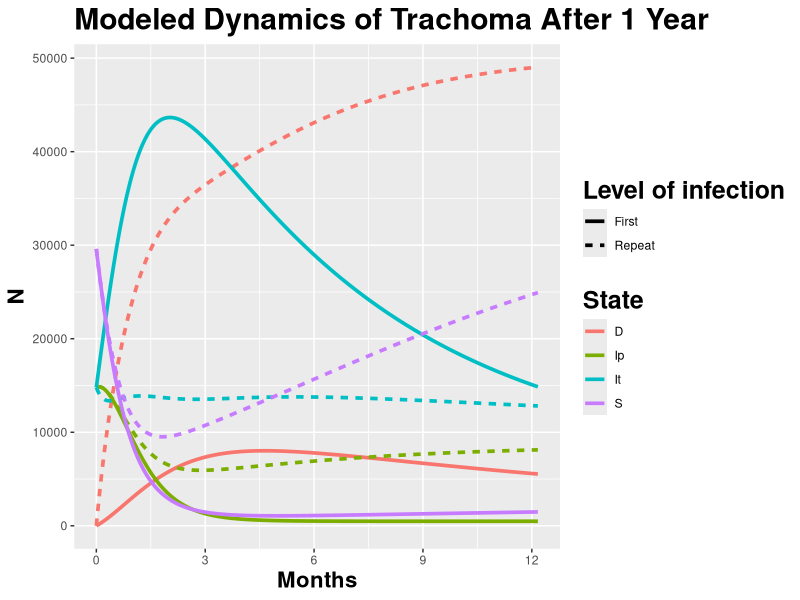
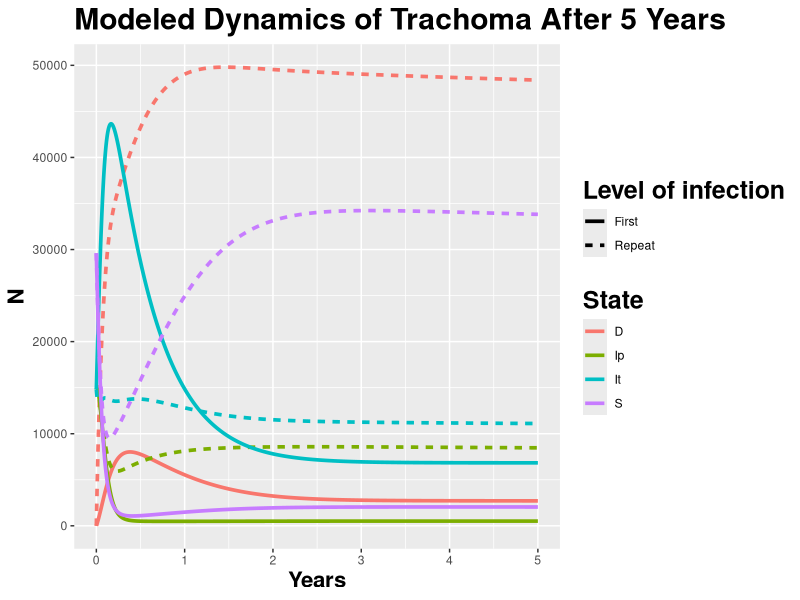
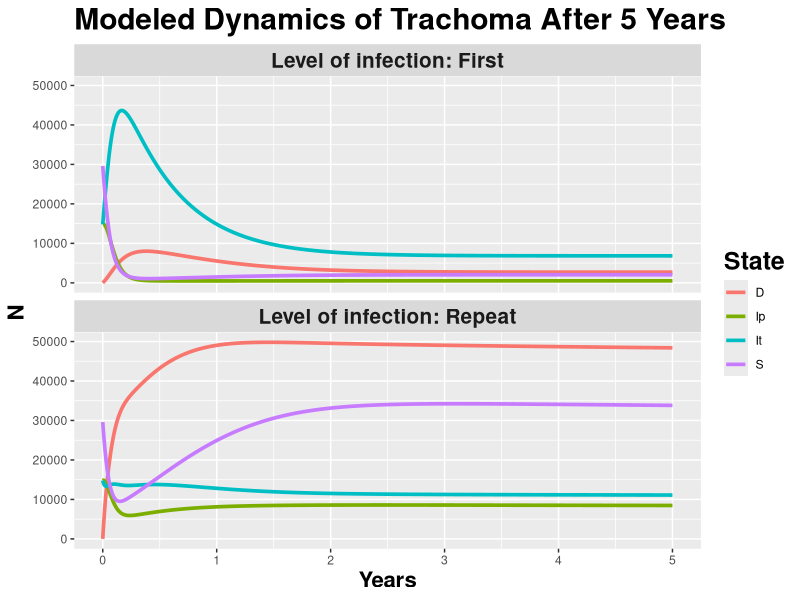
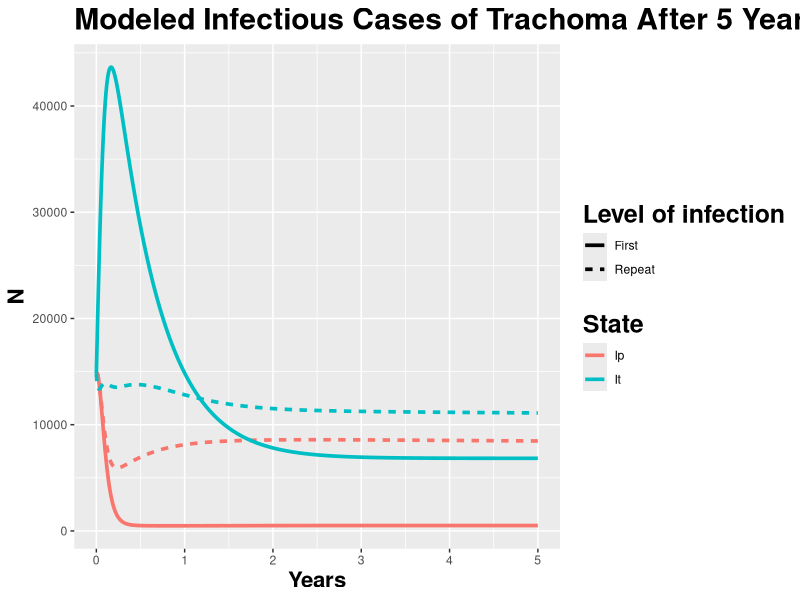

Write the R code that produced these figures, in order.
### Trachoma Project ####
######################################################################
## Section 1: Creating a function to describe the behavior of an ODE
######################################################################

rm(list=ls())                   # Clear all variables and functions
library(deSolve)                # Load library to be used for numerical integration
library(tidyverse)
library(data.table)
library(stringr)
library(lubridate)

#S1 = susceptible 
#Ip1 = Infectious TF/TI negative
#It1 = Infectious TF/TI positive
#D1 = No longer infectious
#Si = Susceptible but previously infected
#Ipi = Infectious TF/TI negative (previously infected)
#Iti = Infectious TF/TI positive (previously infected)
#Di = No long infectious (previously infected)

##-- Model 1: SIID model--##
##
## siid() 
siid <- function(t, y, parms){
  with(c(as.list(y), parms),{
    
    N <- S1 + Ip1 + It1 + D1 + Si + Ipi + Iti + Di
    lambda <- beta*(Ip1 + It1 + Ipi + Iti)/N
    
    dS1dt <- b - (lambda + mu + theta)*S1
    dIp1dt <- lambda*S1 - (alpha + mu + theta)*Ip1
    dIt1dt <- alpha*Ip1 - (gamma1 + mu + theta)*It1
    dD1dt <- gamma1*It1 - (omega1 + lambda*sigma + mu + theta)*D1
    
    dSidt <- omega1*D1 + omegai*Di - (lambda + mu + theta)*Si
    dIpidt <- lambda*Si - (alpha + mu + theta)*Ipi
    dItidt <- alpha*Ipi + (lambda*sigma)*D1 + (lambda*sigma)*Di - (gammai + mu + theta)*Iti 
    dDidt <- gammai*Iti - (omegai + mu + theta + lambda*sigma)*Di
    
    list(c(dS1dt, dIp1dt, dIt1dt, dD1dt, 
           dSidt, dIpidt, dItidt, dDidt))
  })
}



##Parameters
## function for infectivity with repeated infections

omega =  rep (0, 100)	## rate of leaving IA (weeks)- functional form

nun = 1/((7.7*7)/log(2)) ####2.71*30## pars that go into the function for recovery

nu0 = 0.0033 #####1.09*30 ## pars that go into the function for recovery

inf_red = 0.4509

for(j in 1: 100)
{ 
  omega[j] <-  (nu0-nun)*exp(-inf_red*(j-1))+ nun ### 1/(8.3*7) ##	 ## 	###
}

####################################################
## function for infection clearance with repeated infections

gamma =  rep (0, 100)	## rate of leaving IA (weeks)- functional form

nun_A = 1/((1*7)/log(2)) ####2.71*30## pars that go into the function for recovery

nu0_A = 0.0050 ## 1/((20.7*7)/log(2)) #####1.09*30 ## pars that go into the function for recovery

inf_red_A = 0.3065

for(k in 1: 100)
{ 
  gamma[k] <-  (nu0_A - nun_A )*exp(-inf_red_A*(k-1))+ nun_A ###  1/((20.7*7)/log(2)) ## 1/(7.14*7) ##	1/(36.1*7) ###
}

#year <- 365 #[days]

#### Parameter values
values <- c(b = 37.4, 
            mu = .00007, 
            beta = .076, 
            sigma = .5, 
            alpha = 1/(14), 
            omega1 = omega[1], 
            gamma1 = gamma[1], 
            omegai = mean(omega), 
            gammai = mean(gamma), 
            theta = (1/10)/365 # ageing out
              )

#### Time
time.out <- seq(0, 5*365, 1)

#### Population
N0 <- 118411 # 2007 pop of Wag Hemra = 426,213, WPP ethiopia 0.277821411 of pop aged 0-9

pop.SIID <- c(S1 = N0/4,
              Ip1 = N0/8,
              It1 = N0/8,
              D1 = 0, 
              Si = N0/4, 
              Ipi = N0/8, 
              Iti = N0/8, 
              Di = 0)      


## Now let's see what happens if we plug our inputs into lsoda()...
ts <- data.table(lsoda(
  y = pop.SIID,               # Initial conditions for population
  times = time.out,             # Timepoints for evaluation
  func = siid,                   # Function to evaluate
  parms = values                # Vector of parameters
))

ts.long <- melt(ts, id.vars = 'time') %>% 
  mutate(compartment = str_sub(variable, start = 1, end = -2), 
         repeat_infection = case_when(grepl("1", variable) ~ "First", 
                                      grepl("i", variable) ~ "Repeat"))

#### Make plots
# All-in-one plot- 1 year
filter(ts.long, time <= 365) %>% 
  rename(State=compartment) %>%
  rename(`Level of infection`=repeat_infection) %>%
  ggplot(aes(x = time/30, y = value, color = State, linetype = `Level of infection`)) + 
  geom_line(size = 1.25) +
  labs(x="Months", y="N") + 
  scale_x_continuous(breaks = c(0, 3, 6, 9, 12)) + 
  theme(axis.title = element_text(face="bold", size = 16), 
        title = element_text(face = "bold", size = 18)) + 
  ggtitle("Modeled Dynamics of Trachoma After 1 Year")

# all-in-one plot 5 year
ts.long  %>% 
  rename(State=compartment) %>%
  rename(`Level of infection`=repeat_infection) %>%
  ggplot(aes(x = time/365, y = value, color = State, linetype = `Level of infection`)) + 
  geom_line(size = 1.25) +
  labs(x="Years", y="N") + 
  scale_x_continuous(breaks = seq(0, 5, 1)) + 
  theme(axis.title = element_text(face="bold", size = 16), 
        title = element_text(face = "bold", size = 18)) + 
  ggtitle("Modeled Dynamics of Trachoma After 5 Years")

# facet plot 5 year
ts.long  %>% 
  rename(State=compartment) %>%
  rename(`Level of infection`=repeat_infection) %>%
  ggplot(aes(x = time/365, y = value, color = State)) + 
  geom_line(size = 1.25) +
  labs(x="Years", y="N") + 
  scale_x_continuous(breaks = seq(0, 5, 1)) + 
  theme(axis.title = element_text(face="bold", size = 16), 
        title = element_text(face = "bold", size = 18), 
        strip.text.x = element_text(size = 15, face = "bold")) + 
  ggtitle("Modeled Dynamics of Trachoma After 5 Years") +
  facet_wrap(~`Level of infection`, nrow = 2, labeller = label_both)

# Plot of I compartments only
ts.long  %>% 
  rename(State=compartment) %>%
  rename(`Level of infection`=repeat_infection) %>%
  filter(State == "Ip" | State == "It") %>%
  ggplot(aes(x = time/365, y = value, color = State, linetype = `Level of infection`)) + 
  geom_line(size = 1.25) +
  labs(x="Years", y="N") + 
  scale_x_continuous(breaks = seq(0, 5, 1)) + 
  theme(axis.title = element_text(face="bold", size = 16), 
        title = element_text(face = "bold", size = 18)) + 
  ggtitle("Modeled Infectious Cases of Trachoma After 5 Years")
